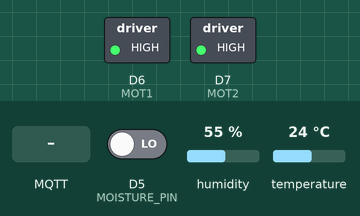
The sketch below on a simulated ESP8266 (NodeMCU). Parts: switched loads named in the sketch (green lamp = pin HIGH). Inputs (shaded band) come from the test bench; at power-on: D5 (MOISTURE_PIN) LOW, humidity 55 %, temperature 24 °C. WiFi joins after 1.5 s; servers stay silent unless stated; uploads are accepted with an empty reply; the local clock reads 2024-03-15 10:24:30 at power-on unless the sketch sets it; no MQTT or app messages arrive unless stated; what the sketch prints to the serial monitor is not drawn.

Above: at 6.2 s.
6.3 s: MQTT message "m1-1" arrives on the first subscribed topic
At 8.2 s:
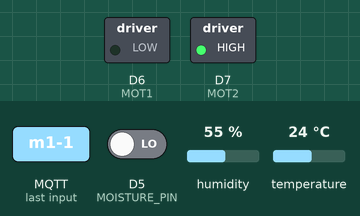
8.5 s: MQTT message "m1-0" arrives on the first subscribed topic
At 10.5 s:
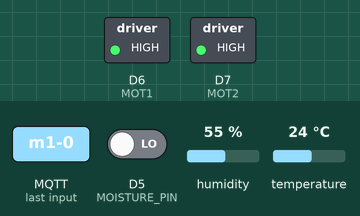
10.8 s: MQTT message "m2-1" arrives on the first subscribed topic
At 11.9 s:
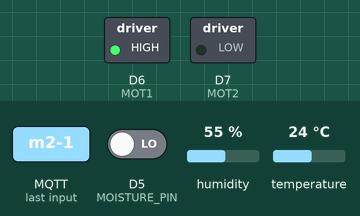
12.8 s: MQTT message "m2-0" arrives on the first subscribed topic
At 14.3 s:
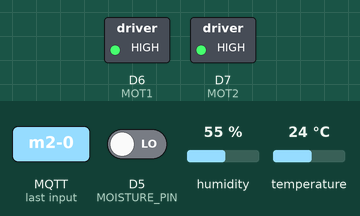
Timing chart, 0 to 15.8 s (numbered marks = the images above; inputs shaded):
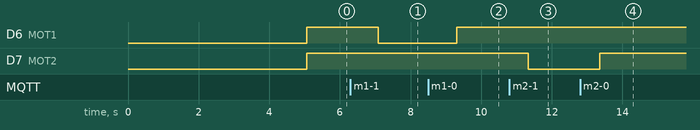

The sketch:

main.ino
```cpp
#include <ESP8266WiFi.h>
#include <WiFiClientSecure.h>
#include <PubSubClient.h>
#include <ESP8266HTTPClient.h>
#include <WiFiClient.h>
#include <ArduinoJson.h>
#include <time.h>
#include "secrets.h"
#include "DHT.h"

#define DHTPIN D4        // Digital pin connected to the DHT sensor
#define DHTTYPE DHT11   // DHT 11
#define MOISTURE_PIN D5
#define MOT1 D6
#define MOT2 D7
DHT dht(DHTPIN, DHTTYPE);

float h ;
float t;
int m;
unsigned long lastMillis = 0;
unsigned long previousMillis = 0;
const long interval = 5000;
const char* serverName = "http://node-express-env.eba-qspymxrp.ap-south-1.elasticbeanstalk.com/api/insertData";

#define AWS_IOT_PUBLISH_TOPIC   "esp32/pub"
#define AWS_IOT_SUBSCRIBE_TOPIC "esp32/sub"

WiFiClientSecure net;

BearSSL::X509List cert(cacert);
BearSSL::X509List client_crt(client_cert);
BearSSL::PrivateKey key(privkey);

PubSubClient client(net);

time_t now;
time_t nowish = 1510592825;


void NTPConnect(void)
{
  Serial.print("Setting time using SNTP");
  configTime(TIME_ZONE * 3600, 0 * 3600, "pool.ntp.org", "time.nist.gov");
  now = time(nullptr);
  while (now < nowish)
  {
    delay(500);
    Serial.print(".");
    now = time(nullptr);
  }
  Serial.println("done!");
  struct tm timeinfo;
  gmtime_r(&now, &timeinfo);
  Serial.print("Current time: ");
  Serial.print(asctime(&timeinfo));
}


void messageReceived(char *topic, byte *payload, unsigned int length)
{
  String msg = "";
  Serial.print("Received [");
  Serial.print(topic);
  Serial.print("]: ");
  for (int i = 0; i < length; i++)
  {
    Serial.print((char)payload[i]);
    msg+=(char)payload[i];
  }
  if(msg == "m1-1"){
    digitalWrite(MOT1,LOW);
    Serial.println("Motor 1 ON");
  }else if(msg == "m1-0"){
    digitalWrite(MOT1,HIGH);
    Serial.println("Motor 1 OFF");
  }
  else if(msg == "m2-1"){
    digitalWrite(MOT2,LOW);
    Serial.println("Motor 2 ON");
  }else if(msg == "m2-0"){
    digitalWrite(MOT2,HIGH);
    Serial.println("Motor 2 OFF");
  }
  Serial.println();
}


void connectAWS()
{
  delay(3000);
  WiFi.mode(WIFI_STA);
  WiFi.begin(WIFI_SSID, WIFI_PASSWORD);

  Serial.println(String("Attempting to connect to SSID: ") + String(WIFI_SSID));

  while (WiFi.status() != WL_CONNECTED)
  {
    Serial.print(".");
    delay(1000);
  }

  NTPConnect();

  net.setTrustAnchors(&cert);
  net.setClientRSACert(&client_crt, &key);

  client.setServer(MQTT_HOST, 8883);
  client.setCallback(messageReceived);


  Serial.println("Connecting to AWS IOT");

  while (!client.connect(THINGNAME))
  {
    Serial.print(".");
    delay(1000);
  }

  if (!client.connected()) {
    Serial.println("AWS IoT Timeout!");
    return;
  }
  // Subscribe to a topic
  client.subscribe(AWS_IOT_SUBSCRIBE_TOPIC);

  Serial.println("AWS IoT Connected!");
}


void publishMessage()
{
  StaticJsonDocument<200> doc;
  doc["time"] = millis();
  doc["humidity"] = h;
  doc["temperature"] = t;
  doc["moisture"] = m;
  char jsonBuffer[512];
  serializeJson(doc, jsonBuffer); // print to client

  client.publish(AWS_IOT_PUBLISH_TOPIC, jsonBuffer);
}
 void publishHTTP(){
  //HTTP Part
  WiFiClient client2;
  HTTPClient http;

      http.begin(client2, serverName);
      http.addHeader("Content-Type", "application/x-www-form-urlencoded");
      char temp[10];
      char humidity[10];
      char moisture[5];
      sprintf(temp,"%f",t);
      sprintf(humidity,"%f",h);
      sprintf(moisture,"%d",m);

      String httpRequestData = "temperature=" + String(temp) + "&humidity=" + String(humidity)+"&moisture=" + String(moisture);
      int httpResponseCode = http.POST(httpRequestData);

      Serial.print("HTTP Response code: ");
      Serial.println(httpResponseCode);
      http.end();

//End HTTP Part

  }

void setup()
{
  Serial.begin(115200);
  connectAWS();
  dht.begin();
  pinMode(MOISTURE_PIN,INPUT);
  pinMode(MOT1,OUTPUT);
  pinMode(MOT2,OUTPUT);
  digitalWrite(MOT1,HIGH);
  digitalWrite(MOT2,HIGH);
}


void loop()
{
  h = dht.readHumidity();
  t = dht.readTemperature();
  m = digitalRead(D5);

  if (isnan(h) || isnan(t) )  // Check if any reads failed and exit early (to try again).
  {
    Serial.println(F("Failed to read from DHT sensor!"));
    return;
  }

  Serial.print(F("Humidity: "));
  Serial.print(h);
  Serial.print(F("%  Temperature: "));
  Serial.print(t);
  Serial.println(F("°C "));
  delay(2000);


  now = time(nullptr);

  if (!client.connected())
  {
    connectAWS();
  }
  else
  {
    client.loop();
    if (millis() - lastMillis > 5000)
    {
      lastMillis = millis();
      publishMessage();
      publishHTTP();
    }
  }
}
```

secrets.h
```cpp
#include <pgmspace.h>

#define SECRET

const char WIFI_SSID[] = "NK";
const char WIFI_PASSWORD[] = "12345678";

#define THINGNAME "esp32"

int8_t TIME_ZONE = -5; //NYC(USA): -5 UTC

const char MQTT_HOST[] = "a25p8nrysfd25r-ats.iot.us-west-2.amazonaws.com";


static const char cacert[] PROGMEM = R"EOF(
-----BEGIN CERTIFICATE-----
MIIDQTCCAimgAwIBAgITBmyfz5m/jAo54vB4ikPmljZbyjANBgkqhkiG9w0BAQsF
ADA5MQswCQYDVQQGEwJVUzEPMA0GA1UEChMGQW1hem9uMRkwFwYDVQQDExBBbWF6
b24gUm9vdCBDQSAxMB4XDTE1MDUyNjAwMDAwMFoXDTM4MDExNzAwMDAwMFowOTEL
MAkGA1UEBhMCVVMxDzANBgNVBAoTBkFtYXpvbjEZMBcGA1UEAxMQQW1hem9uIFJv
b3QgQ0EgMTCCASIwDQYJKoZIhvcNAQEBBQADggEPADCCAQoCggEBALJ4gHHKeNXj
ca9HgFB0fW7Y14h29Jlo91ghYPl0hAEvrAIthtOgQ3pOsqTQNroBvo3bSMgHFzZM
9O6II8c+6zf1tRn4SWiw3te5djgdYZ6k/oI2peVKVuRF4fn9tBb6dNqcmzU5L/qw
IFAGbHrQgLKm+a/sRxmPUDgH3KKHOVj4utWp+UhnMJbulHheb4mjUcAwhmahRWa6
VOujw5H5SNz/0egwLX0tdHA114gk957EWW67c4cX8jJGKLhD+rcdqsq08p8kDi1L
93FcXmn/6pUCyziKrlA4b9v7LWIbxcceVOF34GfID5yHI9Y/QCB/IIDEgEw+OyQm
jgSubJrIqg0CAwEAAaNCMEAwDwYDVR0TAQH/BAUwAwEB/zAOBgNVHQ8BAf8EBAMC
AYYwHQYDVR0OBBYEFIQYzIU07LwMlJQuCFmcx7IQTgoIMA0GCSqGSIb3DQEBCwUA
A4IBAQCY8jdaQZChGsV2USggNiMOruYou6r4lK5IpDB/G/wkjUu0yKGX9rbxenDI
U5PMCCjjmCXPI6T53iHTfIUJrU6adTrCC2qJeHZERxhlbI1Bjjt/msv0tadQ1wUs
N+gDS63pYaACbvXy8MWy7Vu33PqUXHeeE6V/Uq2V8viTO96LXFvKWlJbYK8U90vv
o/ufQJVtMVT8QtPHRh8jrdkPSHCa2XV4cdFyQzR1bldZwgJcJmApzyMZFo6IQ6XU
5MsI+yMRQ+hDKXJioaldXgjUkK642M4UwtBV8ob2xJNDd2ZhwLnoQdeXeGADbkpy
rqXRfboQnoZsG4q5WTP468SQvvG5
-----END CERTIFICATE-----
)EOF";


// Copy contents from XXXXXXXX-certificate.pem.crt here ▼
static const char client_cert[] PROGMEM = R"KEY(
-----BEGIN CERTIFICATE-----
MIIDWTCCAkGgAwIBAgIUOIk29CYkYDE9QicQSenZwmA93HgwDQYJKoZIhvcNAQEL
BQAwTTFLMEkGA1UECwxCQW1hem9uIFdlYiBTZXJ2aWNlcyBPPUFtYXpvbi5jb20g
SW5jLiBMPVNlYXR0bGUgU1Q9V2FzaGluZ3RvbiBDPVVTMB4XDTIyMTExMzEwNTYw
N1oXDTQ5MTIzMTIzNTk1OVowHjEcMBoGA1UEAwwTQVdTIElvVCBDZXJ0aWZpY2F0
ZTCCASIwDQYJKoZIhvcNAQEBBQADggEPADCCAQoCggEBAKh9Cqkeb7Ek7ymhjQXq
VawWOM1M34sbOc6oZI8rzHAKKJFoYI2E6ou/fyj/JzTgG4hDdV9Pr3umn3XwNlDf
uPP6iaQYBSILD8C3gL0mqSbxMsjHuvVfpt4KlWoGsoPnNdKTrZbYnOOt8tKehZmT
iq/cZOIBM+Id1BtZvfp55mNOgYTnZ+rieNOZxZ2MQtyyST3cKu11l1FZlpq4PBqY
+JzF0kIL7Moe1RbJskhsZSsSkgC5Sifdp7whmoINhPENG9HNupLCd9FT+oUBvtJM
7C1qdDbsJnqwbs3ftPs7Xyem8u3wmos7XUE0sR/CExDL3Jn3nSLfnTnM5VL0VQP2
1CkCAwEAAaNgMF4wHwYDVR0jBBgwFoAUtGUya17s43PexlTDSLhLHMTAtHMwHQYD
VR0OBBYEFEOeJKleaEUWxKV64TuOnol9g7YPMAwGA1UdEwEB/wQCMAAwDgYDVR0P
AQH/BAQDAgeAMA0GCSqGSIb3DQEBCwUAA4IBAQBseJATFdLJfCTQjDKLksHWLAR3
D4Ey/ax4xrmdJ5RJRKQSuyI4GhimTXotG9AYlM6iiLRgfkzlKxyIEur4JsSUXP6x
ov5LOsxEfu5FqM9kaVX5Z7kQcqz4p/XGySRiBhHIAbfdfIWz24tWFibmb5l2JG3g
vUtPtlOSNaIizUYrtTroO7X4ZblIKOL5zR1jpMOntjACiTmM2biYIsoyOoo9UTsD
ubYgCw+KrIGZruQ3h90/u232toxRCu+RDdEofO7FBlwbNqOuI4FPJgEJovVjv7E5
MZIIuQqJCEVlXuXfqEv/D0/NEZfLDzwBEcIPdCS8GhvvM0Nb5pXuTHshUIX/
-----END CERTIFICATE-----


)KEY";


// Copy contents from  XXXXXXXX-private.pem.key here ▼
static const char privkey[] PROGMEM = R"KEY(
-----BEGIN RSA PRIVATE KEY-----
MIIEogIBAAKCAQEAqH0KqR5vsSTvKaGNBepVrBY4zUzfixs5zqhkjyvMcAookWhg
jYTqi79/KP8nNOAbiEN1X0+ve6afdfA2UN+48/qJpBgFIgsPwLeAvSapJvEyyMe6
9V+m3gqVagayg+c10pOtltic463y0p6FmZOKr9xk4gEz4h3UG1m9+nnmY06BhOdn
6uJ405nFnYxC3LJJPdwq7XWXUVmWmrg8Gpj4nMXSQgvsyh7VFsmySGxlKxKSALlK
J92nvCGagg2E8Q0b0c26ksJ30VP6hQG+0kzsLWp0NuwmerBuzd+0+ztfJ6by7fCa
iztdQTSxH8ITEMvcmfedIt+dOczlUvRVA/bUKQIDAQABAoIBAAbLfCmT26dGOQrx
w/EwISJehw3ogr9maq9l5SBNAOKn1jj+/53VdWwLXgJ2P8uHGjUlm08rtIUFFDs6
Y8ZhL2FPgkuG2HYmAg2gmOWH8Jxsb8LfIzAQGner75imCn79TRNf90k1FSatdjR+
Rh8KbzZmaf8fU0tULqCnvtyiG+N3T0rPIcYJOBmdvb8WwG2QHOEPRBAOrvtMjJT6
V14a4QQ2BpWjXX0y0XjSQjm5t6GAIxkYZ62DscGb7dy0MOhUj+NVvuIeqhC1JAl8
tvon5ja4DPAuhvSUoPTznhANKQ7qIKAjWihvrWytreknhJ00yyp+GYtJ+wBhz8J2
cO4GIk0CgYEA03V7sLsBPro+SLRh6fiRKSpUxYbOKclJLiiAxT3q3RxRbf9yrrD8
1NUn4EYHZXHbg807bW7zxPwJUkHhPX/KWTNN/PHirpSUWTnzme4A9EpU9tvtuVcT
z/TapCHuycY32QMUCxBj7A83nmLbdVThUcxC4POcjibBBbUJRySEiYsCgYEAy/p1
P4yTPeR8xcQFGmLdw9lmKVEUMouxf0EE94uVr+HLZDIjKIptxvNMe4PmwZ2JImwb
FlySAgGzBK2eg6N8RhFQKVlvggJrSkCeUrgLOvNteK8F3wkcz4MMt2HyTLqG4Ftq
I/x0qKlPP/zJYxBWmfuXet0S/QX9Ck4u6i72R5sCgYBIihrea6hnrlhDdK3KJ50U
dBMUl8QNjaFvFjHmd/Ej3N0KUQE0cD6rfFvrkdpjsIVPV441YkR5pMRF1ZfBEx+F
LhZo2Umb/hhN65VnjsABDabL8HJCjF6dji+a8pEJ4texuF6d1QeSKT45NUx3maCa
AOpIZQmlsiGxJYODRkG5NQKBgCBc5olkpl/lhp5iEWU0VnciYQEhKhEy9MB58m3M
Kb20F28YPVfLTsuIApR+QvhpJD7f5BRSL6A94MdXPJUqNSdwy8UjuXtpItivE++P
38hEoxPIwSe37GhIJJZb5fOijI/AMUDwZxnzcu12EAW1q+fWcRw/Qyn97z3ZVbw2
I0ENAoGAQFi5C6iSKj1igrG5Tl057W55L0fjgaKTj1C1HtAhM0MQVVfnI0QF50Dc
EbTBcJGQIiWcrnNMMzfscY2hFU/hFqyHH4TzdUi+GuHbb7Ih2bRm/dnH2U2+C0Gx
f5gMmYnVvTj/8heBZOaYG8UCwwIQw/q/YMR8XrBG1Gu688uNChM=
-----END RSA PRIVATE KEY-----


)KEY";
```

Measured:
- after the input at 6.3 s, D6 (MOT1): HIGH → LOW after 0.78 s
- after the input at 8.5 s, D6 (MOT1): LOW → HIGH after 0.80 s
- after the input at 10.8 s, D7 (MOT2): HIGH → LOW after 0.53 s
- after the input at 12.8 s, D7 (MOT2): LOW → HIGH after 0.55 s
